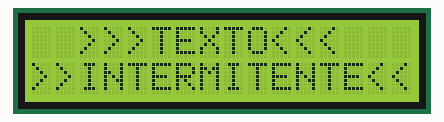
A sketch run on a simulated Arduino Uno, built with avr-gcc and run on an emulated ATmega328P. Shown: 16×2 character LCD.

Above: at 0.1 s.
At 0.6 s:
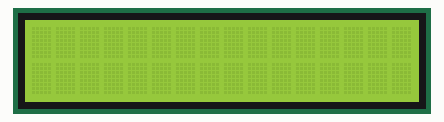

The sketch:

LC2_2-Texto_interminente__1_.ino
```cpp
#include <LiquidCrystal_I2C.h>

LiquidCrystal_I2C lcd(0x3f,16,2); // direcciones (0x3f,16,2) || (0x27,16,2)  ||(0x20,16,2)

void setup() {
  lcd.init();             //inicia el LCD
  lcd.backlight();        //enciende iluminacion
  lcd.clear();            //limpia display
}
void loop() {
  lcd.setCursor(0,0);                   //Ubica cursor en fila 0 columna 0
  lcd.print("  >>>TEXTO<<<  ");          //Muestra el texto
  lcd.setCursor(0,1);                   //Ubica cursor en fila 1 columna 0
  lcd.print(">>INTERMITENTE<<");  //Muestra el texto
  lcd.display();
  delay(500);
  lcd.noDisplay();
  delay(500);
}
```

Measured:
- what the display in image 1 shows lasts 0.5 s, from 0.6 s to 1.1 s
